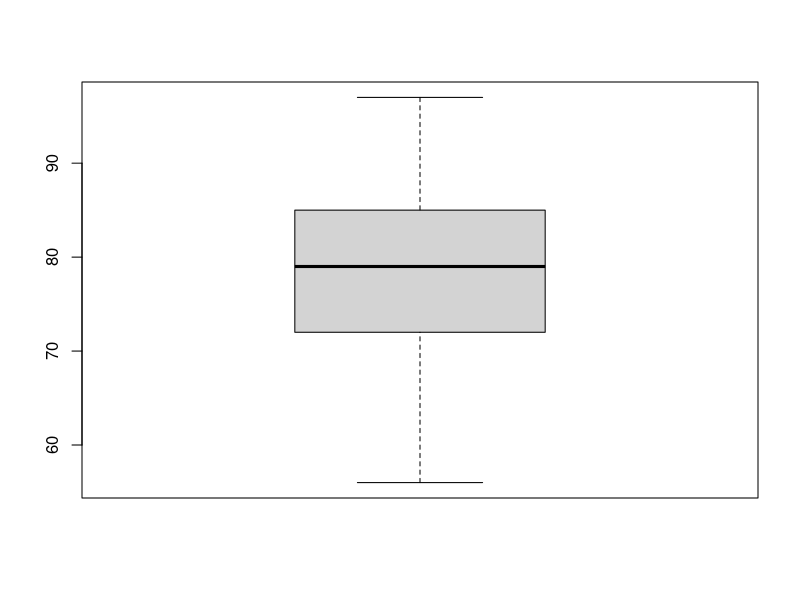

Here is the R script that generated this plot:
#Chapter 12

?airquality

#find median by hand

head(airquality)

sort(airquality$Temp)

length(airquality) # of columns in data frame

length(airquality$Temp)

middle = (length(airquality$Temp)+1)/2

median = sort(airquality$Temp)[middle]
median

median(airquality$Temp)

#25% quantile

quantile(airquality$Temp, 0.25)

#75 quantile
quantile(airquality$Temp, 0.75)

#What is the output
quantile(airquality$Temp)

#What is the output

summary(airquality$Temp)

#show the plot of summary
boxplot(airquality$Temp)

#sample variance
sample=airquality$Temp[1:100]
var(sample)

#sample standard deviation
sd(sample)
#or
sqrt(var(sample))

#For population variance when your data set is for the population:
#population size n

n=length(airquality$Temp)

variance<- var(airquality$Temp)*(n-1)/n
sqrt(variance)

#outlier

#20 is an outlier

samp = c(100, 107, 98, 20, 105)

mean(samp)
median(samp)

#If you have an outlier that is small, then the mean will be smaller than
#the median.

wind<-airquality$Wind
median(wind)
med<- (length(wind) +1 )/2
sort(wind)[med]
quantile(wind)
quantile(wind,0.25)
quantile(wind,0.75)

